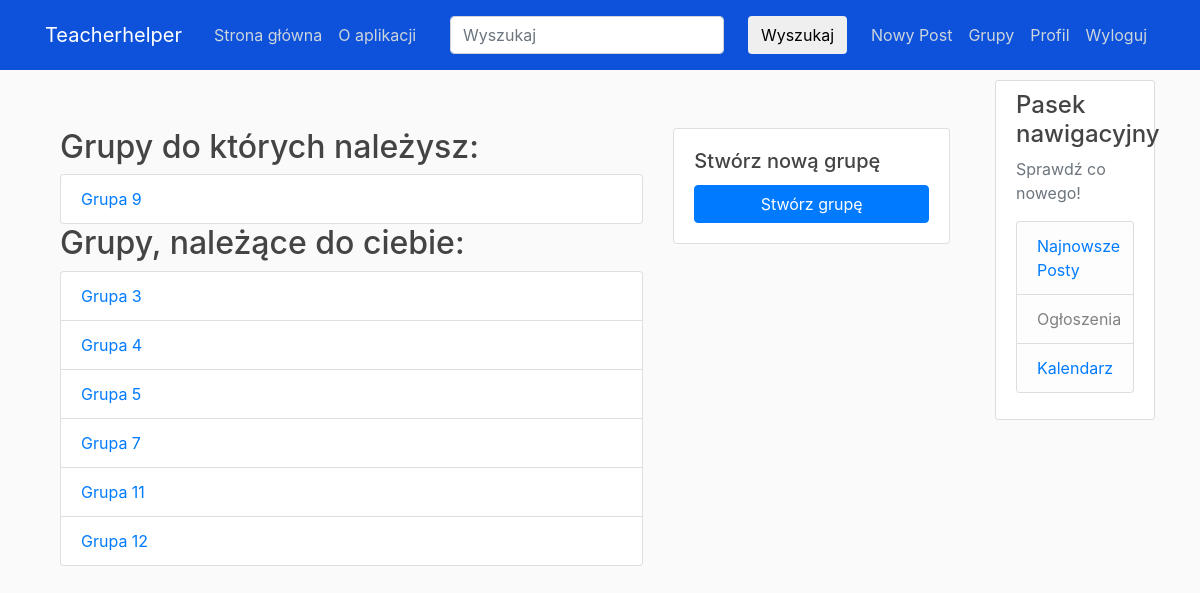
Screenshot of /groups/ (signed in) with the database file from the repository.
### users/models.py (models this page shows, shortened)
class Group(models.Model):
    name = models.CharField(max_length=100, unique=True)
    description = models.TextField(blank=True)
    members = models.ManyToManyField(User, related_name='custom_groups')  # Zmiana related_name
    owner = models.ForeignKey(User, on_delete=models.CASCADE, related_name='owned_groups')

### users/views.py (the view)
# urls.py: path('groups/', user_views.group_list, name='group_list'),
@login_required
def group_list(request):
    user = request.user
    user_groups = Group.objects.filter(members=user)
    owned_groups = Group.objects.filter(owner=user)
    all_groups = user_groups.union(owned_groups)  # Połączenie grup, których użytkownik jest członkiem i właścicielem
    return render(request, 'users/group_list.html', {'user_groups': user_groups, 'owned_groups': owned_groups, 'all_groups': all_groups})

### users/templates/users/group_list.html (shortened to what this page needs)
{% extends "blog/base.html" %}
{% block content %}
    <div class="container mt-5">
        <div class="row">
            <div class="col-md-8">
                {% if user_groups %}
                    <h2>Grupy do których należysz:</h2>
                    <ul class="list-group">
                        {% for group in user_groups %}
                            <li class="list-group-item"><a href="{% url 'group_detail' group.id %}">{{ group.name }}</a></li>
                        {% endfor %}
                    </ul>
                {% endif %}
                {% if owned_groups %}
                    <h2>Grupy, należące do ciebie:</h2>
                    <ul class="list-group">
                        {% for group in owned_groups %}
                            <li class="list-group-item"><a href="{% url 'group_detail' group.id %}">{{ group.name }}</a></li>
                        {% endfor %}
                    </ul>
                {% endif %}
            </div>
            <div class="col-md-4">
                <div class="card">
                    <div class="card-body">
                        <h5 class="card-title">Stwórz nową grupę</h5>
                        <a href="{% url 'create_group' %}" class="btn btn-primary btn-block">Stwórz grupę</a>
                    </div>
                </div>
            </div>
        </div>
    </div>
{% endblock %}

### blog/static/blog/main.css (style rules this page uses)
body { background: #fafafa; color: #333333; margin-top: 5rem; }
h1, h2, h3, h4, h5, h6 { color: #444444; }
ul { margin: 0; }

### rows the page displays
Group: name "Grupa 9"
Group: name "Grupa 3"
Group: name "Grupa 4"
Group: name "Grupa 5"
Group: name "Grupa 7"
Group: name "Grupa 11"
Group: name "Grupa 12"
